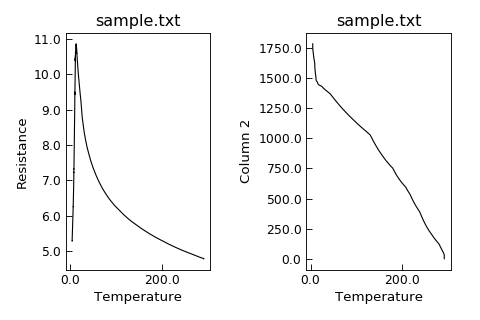

The script that drew this image:
"""Independent sub plots for multiple y data."""
from Stoner import Data
p=Data("sample.txt",setas="xyy")
# Quick plot
p.plot(multiple="subplots")
#Helps to fix layout !
p.tight_layout()
